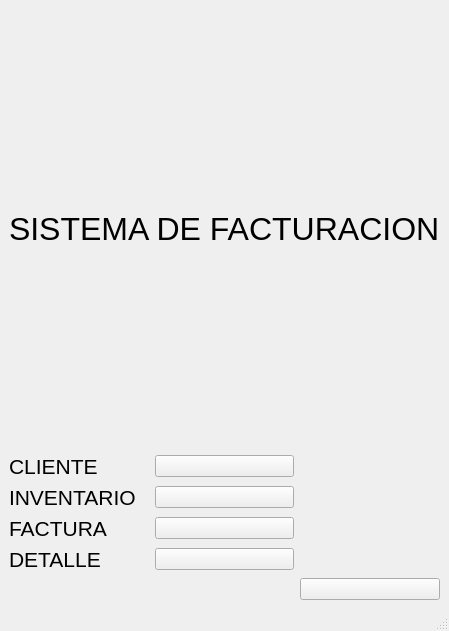
<?xml version="1.0" encoding="UTF-8"?>
<ui version="4.0">
 <class>MainWindow</class>
 <widget class="QMainWindow" name="MainWindow">
  <property name="geometry">
   <rect>
    <x>0</x>
    <y>0</y>
    <width>427</width>
    <height>631</height>
   </rect>
  </property>
  <property name="windowTitle">
   <string>Facturacion</string>
  </property>
  <widget class="QWidget" name="centralwidget">
   <layout class="QGridLayout" name="gridLayout">
    <item row="1" column="0">
     <widget class="QLabel" name="label_2">
      <property name="font">
       <font>
        <pointsize>16</pointsize>
       </font>
      </property>
      <property name="text">
       <string>CLIENTE</string>
      </property>
     </widget>
    </item>
    <item row="1" column="1">
     <widget class="QPushButton" name="btcliete">
      <property name="text">
       <string/>
      </property>
      <property name="icon">
       <iconset>
        <normaloff>../build-factura-Desktop_Qt_5_15_0_MinGW_64_bit-Release/images/icon_usuario.png</normaloff>../build-factura-Desktop_Qt_5_15_0_MinGW_64_bit-Release/images/icon_usuario.png</iconset>
      </property>
      <property name="iconSize">
       <size>
        <width>100</width>
        <height>100</height>
       </size>
      </property>
     </widget>
    </item>
    <item row="2" column="0">
     <widget class="QLabel" name="label_3">
      <property name="font">
       <font>
        <pointsize>16</pointsize>
       </font>
      </property>
      <property name="text">
       <string>INVENTARIO</string>
      </property>
     </widget>
    </item>
    <item row="0" column="0" colspan="3">
     <widget class="QLabel" name="label">
      <property name="font">
       <font>
        <pointsize>24</pointsize>
       </font>
      </property>
      <property name="text">
       <string>SISTEMA DE FACTURACION</string>
      </property>
     </widget>
    </item>
    <item row="3" column="0">
     <widget class="QLabel" name="label_4">
      <property name="font">
       <font>
        <pointsize>16</pointsize>
       </font>
      </property>
      <property name="text">
       <string>FACTURA</string>
      </property>
     </widget>
    </item>
    <item row="2" column="1">
     <widget class="QPushButton" name="btinventario">
      <property name="text">
       <string/>
      </property>
      <property name="icon">
       <iconset>
        <normaloff>../build-factura-Desktop_Qt_5_15_0_MinGW_64_bit-Release/images/icon_inventario.png</normaloff>../build-factura-Desktop_Qt_5_15_0_MinGW_64_bit-Release/images/icon_inventario.png</iconset>
      </property>
      <property name="iconSize">
       <size>
        <width>100</width>
        <height>100</height>
       </size>
      </property>
     </widget>
    </item>
    <item row="3" column="1">
     <widget class="QPushButton" name="btfactura">
      <property name="text">
       <string/>
      </property>
      <property name="icon">
       <iconset>
        <normaloff>../build-factura-Desktop_Qt_5_15_0_MinGW_64_bit-Release/images/icon_factura.png</normaloff>../build-factura-Desktop_Qt_5_15_0_MinGW_64_bit-Release/images/icon_factura.png</iconset>
      </property>
      <property name="iconSize">
       <size>
        <width>100</width>
        <height>100</height>
       </size>
      </property>
     </widget>
    </item>
    <item row="4" column="1">
     <widget class="QPushButton" name="btdetalle">
      <property name="text">
       <string/>
      </property>
      <property name="icon">
       <iconset>
        <normaloff>../build-factura-Desktop_Qt_5_15_0_MinGW_64_bit-Release/images/fa.png</normaloff>../build-factura-Desktop_Qt_5_15_0_MinGW_64_bit-Release/images/fa.png</iconset>
      </property>
      <property name="iconSize">
       <size>
        <width>100</width>
        <height>100</height>
       </size>
      </property>
     </widget>
    </item>
    <item row="4" column="0">
     <widget class="QLabel" name="label_5">
      <property name="font">
       <font>
        <pointsize>16</pointsize>
       </font>
      </property>
      <property name="text">
       <string>DETALLE</string>
      </property>
     </widget>
    </item>
    <item row="5" column="2">
     <widget class="QPushButton" name="pushButton">
      <property name="text">
       <string/>
      </property>
      <property name="icon">
       <iconset>
        <normaloff>../build-factura-Desktop_Qt_5_15_0_MinGW_64_bit-Release/images/salir.png</normaloff>../build-factura-Desktop_Qt_5_15_0_MinGW_64_bit-Release/images/salir.png</iconset>
      </property>
      <property name="iconSize">
       <size>
        <width>100</width>
        <height>50</height>
       </size>
      </property>
     </widget>
    </item>
   </layout>
  </widget>
  <widget class="QStatusBar" name="statusbar"/>
 </widget>
 <resources/>
 <connections/>
</ui>
